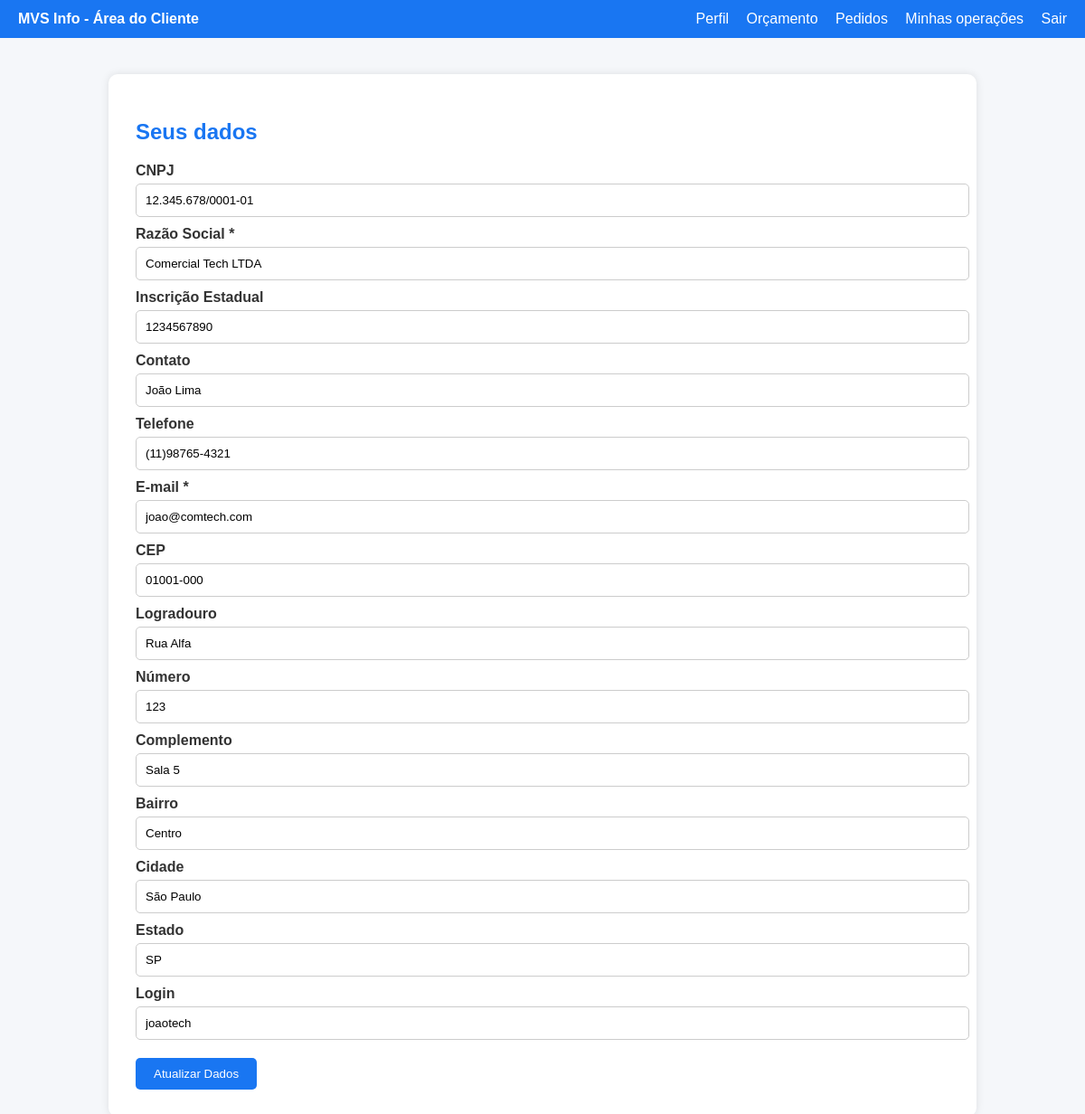
The page /Projeto/MVSinfo/Projeto/php/area-cliente/area-cliente.php (signed in) on the database its author committed.
### tables this page shows
CREATE TABLE usuario (
    id_usuario INT PRIMARY KEY AUTO_INCREMENT,
    cnpj VARCHAR(18),
    razao_social VARCHAR(255),
    inscricao_estadual VARCHAR(20),
    contato VARCHAR(100),
    telefone VARCHAR(20),
    email VARCHAR(100),
    tipo_usuario INT,
    cep VARCHAR(10),
    logradouro VARCHAR(100),
    numero INT,
    complemento VARCHAR(50),
    bairro VARCHAR(50),
    cidade VARCHAR(50),
    estado VARCHAR(2),
    login VARCHAR(50),
    senha VARCHAR(100),
    FOREIGN KEY (tipo_usuario) REFERENCES tipoUsuario(id_tipo_usuario)
);

### Projeto/MVSinfo/Projeto/php/area-cliente/area-cliente.php (the view, shortened to what this page needs)
<?php
$conexao = new conexao();
$pdo = $conexao->getPdo();
$idUsuario = $_SESSION['id_usuario'] ?? null;
$sql = "SELECT
            cnpj, razao_social, inscricao_estadual, contato, telefone, email,
            cep, logradouro, numero, complemento, bairro, cidade, estado, login
        FROM usuario
        WHERE id_usuario = :id";
$stmt = $pdo->prepare($sql);
$stmt->execute([':id' => $idUsuario]);
$usuario = $stmt->fetch(PDO::FETCH_ASSOC);
?>
<!DOCTYPE html>
<html lang="pt-BR">
<head>
    <link rel="stylesheet" href="/Projeto/MVSinfo/Projeto/css/styles.css" />
</head>
<body>
    <div class="navbar">
    <div><strong>MVS Info - Área do Cliente</strong></div>
    <div>
        <a href="area-cliente.php">Perfil</a>
        <a href="orcamento.php">Orçamento</a>
        <a href="pedido.php">Pedidos</a>
        <a href="minhas-operacoes.php">Minhas operações</a>
        <a href="../logout.php">Sair</a>
    </div>
    </div>
    <div class="container">
        <h2>Seus dados</h2>
        <form action="atualizar-cliente.php" method="POST">
            <label for="cnpj">CNPJ</label>
            <input type="text" id="cnpj" name="cnpj" maxlength="18"
                value="<?= htmlspecialchars($usuario['cnpj']) ?>">
            <label for="razao_social">Razão Social *</label>
            <input type="text" id="razao_social" name="razao_social" required
                value="<?= htmlspecialchars($usuario['razao_social']) ?>">
            <label for="inscricao_estadual">Inscrição Estadual</label>
            <input type="text" id="inscricao_estadual" name="inscricao_estadual" maxlength="20"
                value="<?= htmlspecialchars($usuario['inscricao_estadual']) ?>">
            <label for="contato">Contato</label>
            <input type="text" id="contato" name="contato" maxlength="100"
                value="<?= htmlspecialchars($usuario['contato']) ?>">
            <label for="telefone">Telefone</label>
            <input type="text" id="telefone" name="telefone" maxlength="20"
                value="<?= htmlspecialchars($usuario['telefone']) ?>">
            <label for="email">E-mail *</label>
            <input type="email" id="email" name="email" required maxlength="100"
                value="<?= htmlspecialchars($usuario['email']) ?>">
            <label for="cep">CEP</label>
            <input type="text" id="cep" name="cep" maxlength="10"
                value="<?= htmlspecialchars($usuario['cep']) ?>">
            <label for="logradouro">Logradouro</label>
            <input type="text" id="logradouro" name="logradouro" maxlength="100"
                value="<?= htmlspecialchars($usuario['logradouro']) ?>">
            <label for="numero">Número</label>
            <input type="number" id="numero" name="numero" min="0"
                value="<?= htmlspecialchars($usuario['numero']) ?>">
            <label for="complemento">Complemento</label>
            <input type="text" id="complemento" name="complemento" maxlength="50"
                value="<?= htmlspecialchars($usuario['complemento']) ?>">
            <label for="bairro">Bairro</label>
            <input type="text" id="bairro" name="bairro" maxlength="50"
                value="<?= htmlspecialchars($usuario['bairro']) ?>">
            <label for="cidade">Cidade</label>
            <input type="text" id="cidade" name="cidade" maxlength="50"
                value="<?= htmlspecialchars($usuario['cidade']) ?>">
            <label for="estado">Estado</label>
            <input type="text" id="estado" name="estado" maxlength="2"
                value="<?= htmlspecialchars($usuario['estado']) ?>">
            <label for="login">Login</label>
            <input type="text" id="login" name="login" readonly
                value="<?= htmlspecialchars($usuario['login']) ?>">
            <button type="submit" class="btn btn-primary">Atualizar Dados</button>
        </form>
    </div>
</body>
</html>

### Projeto/MVSinfo/Projeto/css/styles.css (style rules this page uses)
body { font-family: 'Segoe UI', Tahoma, Geneva, Verdana, sans-serif; background-color: #f9f9f9; color: #333; margin: 0; padding: 0; }
:root { --primary-color: #007bc1; --secondary-color: #f1f1f1; --dark-color: #111; }
.navbar { background-color: var(--primary-color); }

### Projeto/MVSinfo/Projeto/php/area-cliente/area-cliente.php (style rules this page uses)
body { background-color: #f5f7fa; font-family: Arial, sans-serif; }
.navbar { background-color: #1976f2; color: white; padding: 12px 20px; display: flex; justify-content: space-between; align-items: center; }
.navbar a { color: white; margin-left: 15px; text-decoration: none; }
.container { max-width: 900px; margin: 40px auto; background: white; padding: 30px; border-radius: 10px; box-shadow: 0 0 10px rgba(0, 0, 0, 0.1); }
h2 { color: #1976f2; margin-bottom: 20px; }
label { font-weight: bold; display: block; margin-top: 10px; }
input { width: 100%; padding: 10px; margin-top: 5px; border: 1px solid #ccc; border-radius: 5px; }
.btn { padding: 10px 20px; border: none; border-radius: 5px; margin-top: 20px; cursor: pointer; }
.btn-primary { background-color: #1976f2; color: white; }

### rows shown on the page
usuario: cnpj "12.345.678/0001-01", razao_social "Comercial Tech LTDA", inscricao_estadual "1234567890", contato "João Lima", telefone "(11)98765-4321", email "joao@comtech.com", cep "01001-000", logradouro "Rua Alfa", numero "123", complemento "Sala 5", bairro "Centro", cidade "São Paulo", estado "SP", login "joaotech"
